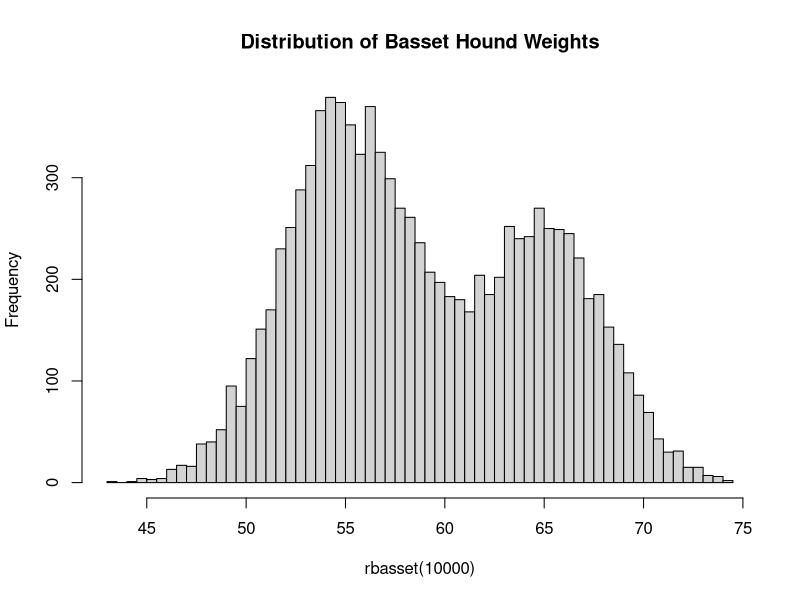

Generate this figure with R:
## ---- chunk 1
rbasset <- function(n){
    Z <- rbinom(n, size=1, prob=0.6) # Z=1 <- Female
    ifelse(Z, rnorm(n, mean=55, sd=sqrt(10)), 
              rnorm(n, mean=65, sd=sqrt(10)))
}
rbasset(1)
## ---- chunk 2
hist(rbasset(10000), breaks=50, main="Distribution of Basset Hound Weights")
## ---- chunk 3
p_female <- 0.6
p_male <- 1-p_female

p_62_female <- dnorm(62, mean=55, sd=sqrt(10))
p_62_male   <- dnorm(62, mean=65, sd=sqrt(10))

p_female_62 <- (p_62_female * p_female) / (p_62_female * p_female +
                                           p_62_male * p_male)

paste0("There is a ", round(p_female_62 * 100, 2), "% chance that basset is a female.")
